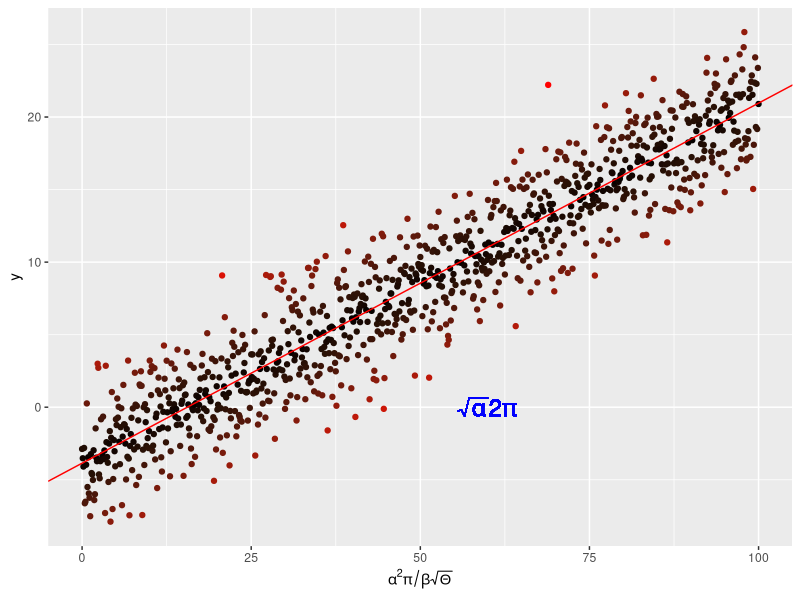

This chart was generated by the following R code:
########################################
## Annotates a linear regression plot ##
########################################

require(ggplot2)

# script
x <- seq(0, 100, by = 0.1)
y <- -4. + 0.25 * x +
  rnorm(length(x), mean = 0., sd = 2.5)

# and put them in a dataframe
my_data <- data.frame(x = x, y = y)

# perform a linear regression
my_lm <- summary(lm(y ~ x, data = my_data))

# plot the data
p <-  ggplot(my_data, aes(x = x, y = y, colour = abs(my_lm$residual))) +
                          geom_point() +
                          scale_colour_gradient(low = "black", high = "red") +
                          theme(legend.position = "none") +
                          scale_x_continuous(expression(alpha^2 * pi / beta * sqrt(Theta)))

# add the regression line
p <- p + geom_abline(
  intercept = my_lm$coefficients[1][1],
  slope = my_lm$coefficients[2][1],
  colour = "red")
# throw some math on the plot
p <- p + geom_text(aes(x = 60, y = 0,
                       label = "sqrt(alpha) * 2* pi"), 
                       parse = TRUE, size = 6, 
                       colour = "blue")
                       
# creates figure
pdf("../results/MyLinReg.pdf")
print(p)
dev.off()